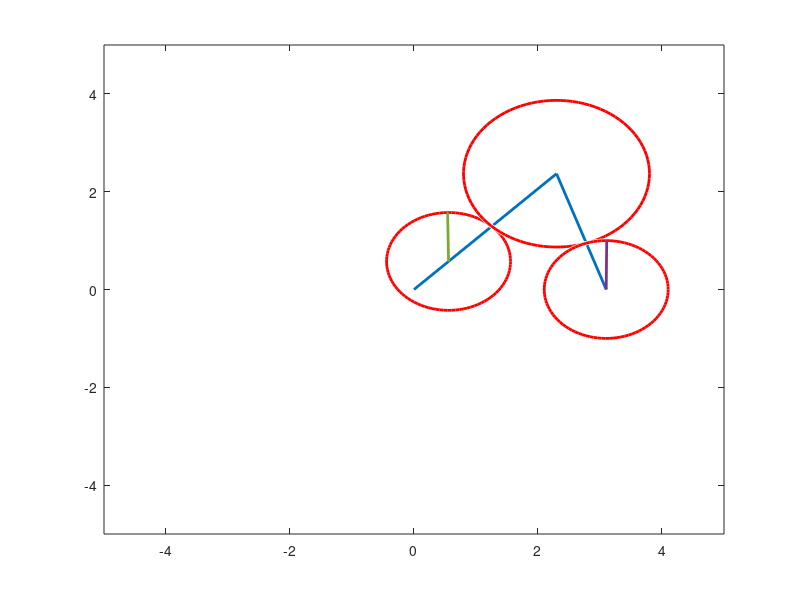

Recreate this plot in MATLAB.
clear; clc;

I4 = 3.1;
I1 = 0.8;
I2 = 2.5;
I3 = 2.5;

r1 = 1;
r2 = 1.5;
r3 = 1;

gamma = 45.855;

theta1 = linspace(0 + gamma, 360 + gamma);
omega1 = 1.875;

O4A = sqrt(I4^2 + I1^2 - 2*I4*I1*cosd(theta1));

beta = asind(I1./O4A.*sind(theta1));
phi = acosd((I2^2 + O4A.^2 - I3^2) ./ (2*I2*O4A));
delta = asind(I2/I3*sind(phi));

theta2 = phi - beta;
theta4 = -(beta + delta);
theta3 = theta4 - 180;

O2x = zeros(1, length(theta1));
O2y = zeros(1, length(theta1));

Ax = I1*cosd(theta1);
Ay = I1*sind(theta1);

Bx = I4 + I3*cosd(theta3);
By = I3*sind(theta3);

s = (I1 + I2 + I3 + I4) / 2;

delta = acosd((2*s*(s - I4)) / ((I1 + I2)*I3) - 1);
gamma = asind(I3/I4*sind(delta));

K1 = (I2^2 + I3^2 - I4^2 - I1^2) / (2*I2*I3);
K2 = (I1*I4) / (I2*I3);

I3 = 1 + r2/r1;

theta = @(gamma1) gamma + gamma1;

delta1 = @(gamma1) acosd(K1 + K2*cosd(theta(gamma1)));

epsilon = @(gamma1) theta(gamma1) - gamma - I3*delta + I3*delta1(gamma1);

omega3 = @(gamma1) omega1.*(1 + (K2.*I3*sind(theta(gamma1))) ...
         ./ (sind(delta1(gamma1))));

epsilonValues = epsilon(theta1);

set(0, 'DefaultLineLineWidth', 2);
for i = 1:length(theta1)
    clf;
    plot([O2x(i) Ax(i)], [O2y(i) Ay(i)], 'color', '#0072BD');
    hold on;
    plot([Ax(i) Bx(i)], [Ay(i) By(i)], 'color', '#0072BD');
    plot([Bx(i) I4], [By(i) 0], 'color', '#0072BD');
    viscircles([Ax(i), Ay(i)], r1);
    viscircles([Bx(i), By(i)], r2);
    viscircles([I4, 0], r3);
    plot([I4 I4+r1*cosd(epsilonValues(i))], [0 r1*sind(epsilonValues(i))]);
    plot([Ax(i) Ax(i)+r1*cosd(theta1(i) + 45)], ...
         [Ay(i) Ay(i)+r1*sind(theta1(i) + 45)]);
    hold off;
    xlim([-5 5]);
    ylim([-5 5]);
    drawnow;
end